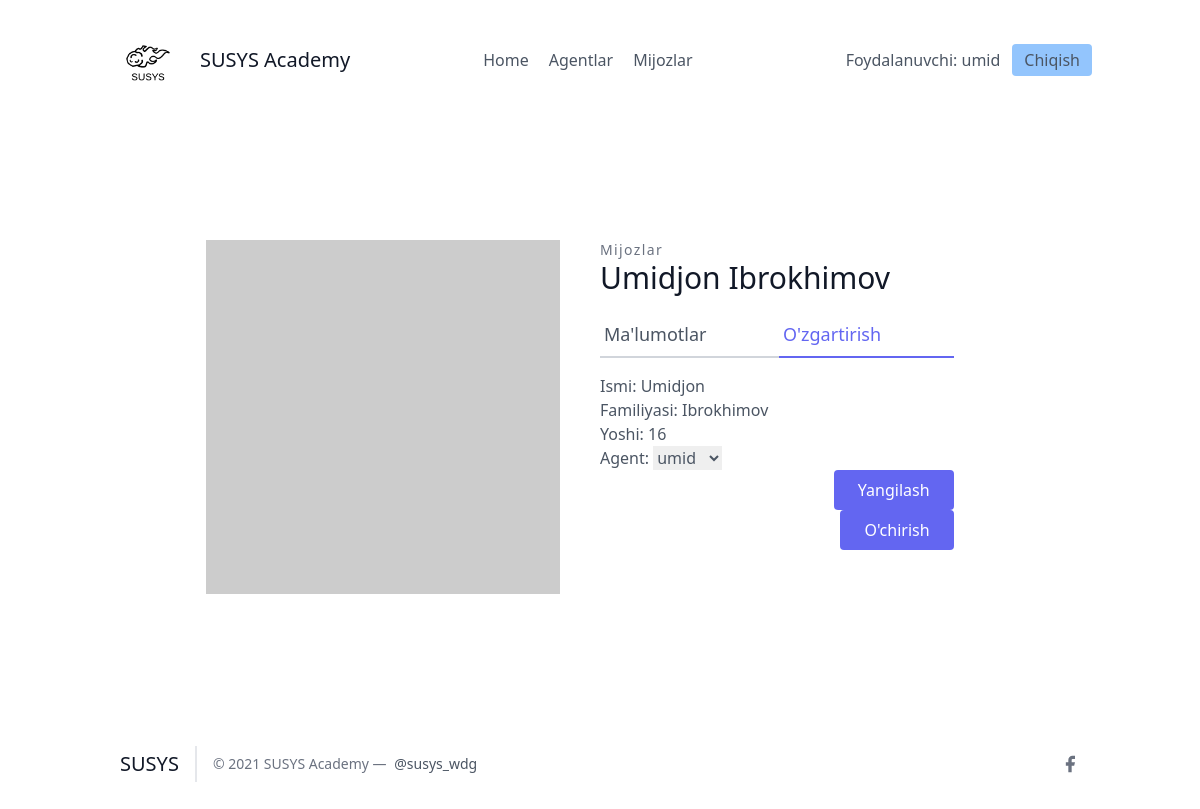
Before: /leads/1/update_detail (signed in) with the older database file.
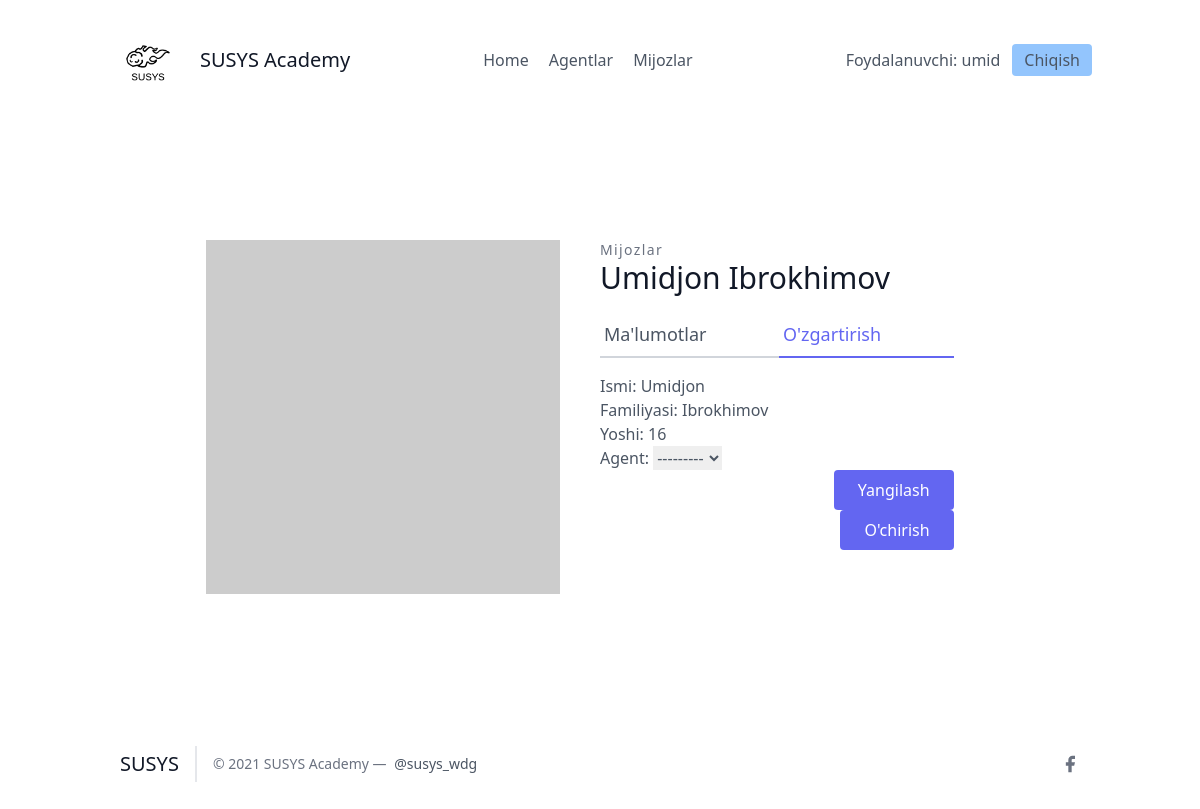
After: the same page with the newer database file.
### leads/models.py (models this page shows, shortened)
class Lead(models.Model):
    ismi = models.CharField(max_length=20)
    familiyasi = models.CharField(max_length=20)
    yoshi = models.IntegerField(default=0)
    organisation = models.ForeignKey(UserProfile, on_delete=models.CASCADE)
    agent = models.ForeignKey("Agent", null=True, blank=True, on_delete=models.SET_NULL)

### leads/views.py (the view, shortened to what this page needs)
# urls.py: path('<int:pk>/update_detail', LeadUpdateView.as_view(), name="update"),
class LeadUpdateView(LoginRequiredMixin, UpdateView):
    template_name = "leads/leads_update.html"
    queryset = Lead.objects.all()
    form_class = LeadModelForm

### leads/forms.py
class LeadModelForm(forms.ModelForm):
    class Meta:
        model = Lead
        fields = (
            "ismi",
            "familiyasi",
            "yoshi",
            "agent"
        )

### leads/models.py (called while the page is built)
    def __str__(self):
        return str(self.user)

### leads/templates/leads/leads_update.html (shortened to what this page needs)
{% extends 'base.html' %}
{% block content %}
    <section class="text-gray-600 body-font overflow-hidden">
    <div class="container px-5 py-24 mx-auto">
    <div class="lg:w-4/5 mx-auto flex flex-wrap">
        <img alt="ecommerce" class="lg:w-1/2 w-full lg:pr-10 lg:py-6 mb-6 lg:mb-0 object-cover object-center rounded" src="https://dummyimage.com/400x400">
      <div class="lg:w-1/2 w-full lg:pr-10 lg:py-6 mb-6 lg:mb-0">
        <h2 class="text-sm title-font text-gray-500 tracking-widest">Mijozlar</h2>
        <h1 class="text-gray-900 text-3xl title-font font-medium mb-4">{{ lead.ismi }} {{ lead.familiyasi }}</h1>
        <div class="flex mb-4">
            <a href="{% url 'leads:detallar' lead.pk %}" class="flex-grow border-b-2 border-gray-300 py-2 text-lg px-1">
                Ma'lumotlar
            </a>
            <a href="{% url 'leads:update' lead.pk %}" class="flex-grow text-indigo-500 border-b-2 border-indigo-500 py-2 text-lg px-1">
                O'zgartirish
            </a>
        </div>
        <form method="post">
            <p>
            {{ form.as_p }}
            <button type="submit" class="flex ml-auto text-white bg-indigo-500 border-0 py-2 px-6 focus:outline-none hover:bg-indigo-600 rounded">Yangilash</button>
            <button class="flex ml-auto text-white bg-indigo-500 border-0 py-2 px-6 focus:outline-none hover:bg-indigo-600 rounded"><a href="{% url 'leads:delete' lead.pk %}">O'chirish </a></button>
        </form>
      </div>
    </div>
    </div>
    </section>
{% endblock %}

Changed rows visible on the page:
changed Lead "Umidjon": agent "umid" → "---------"
